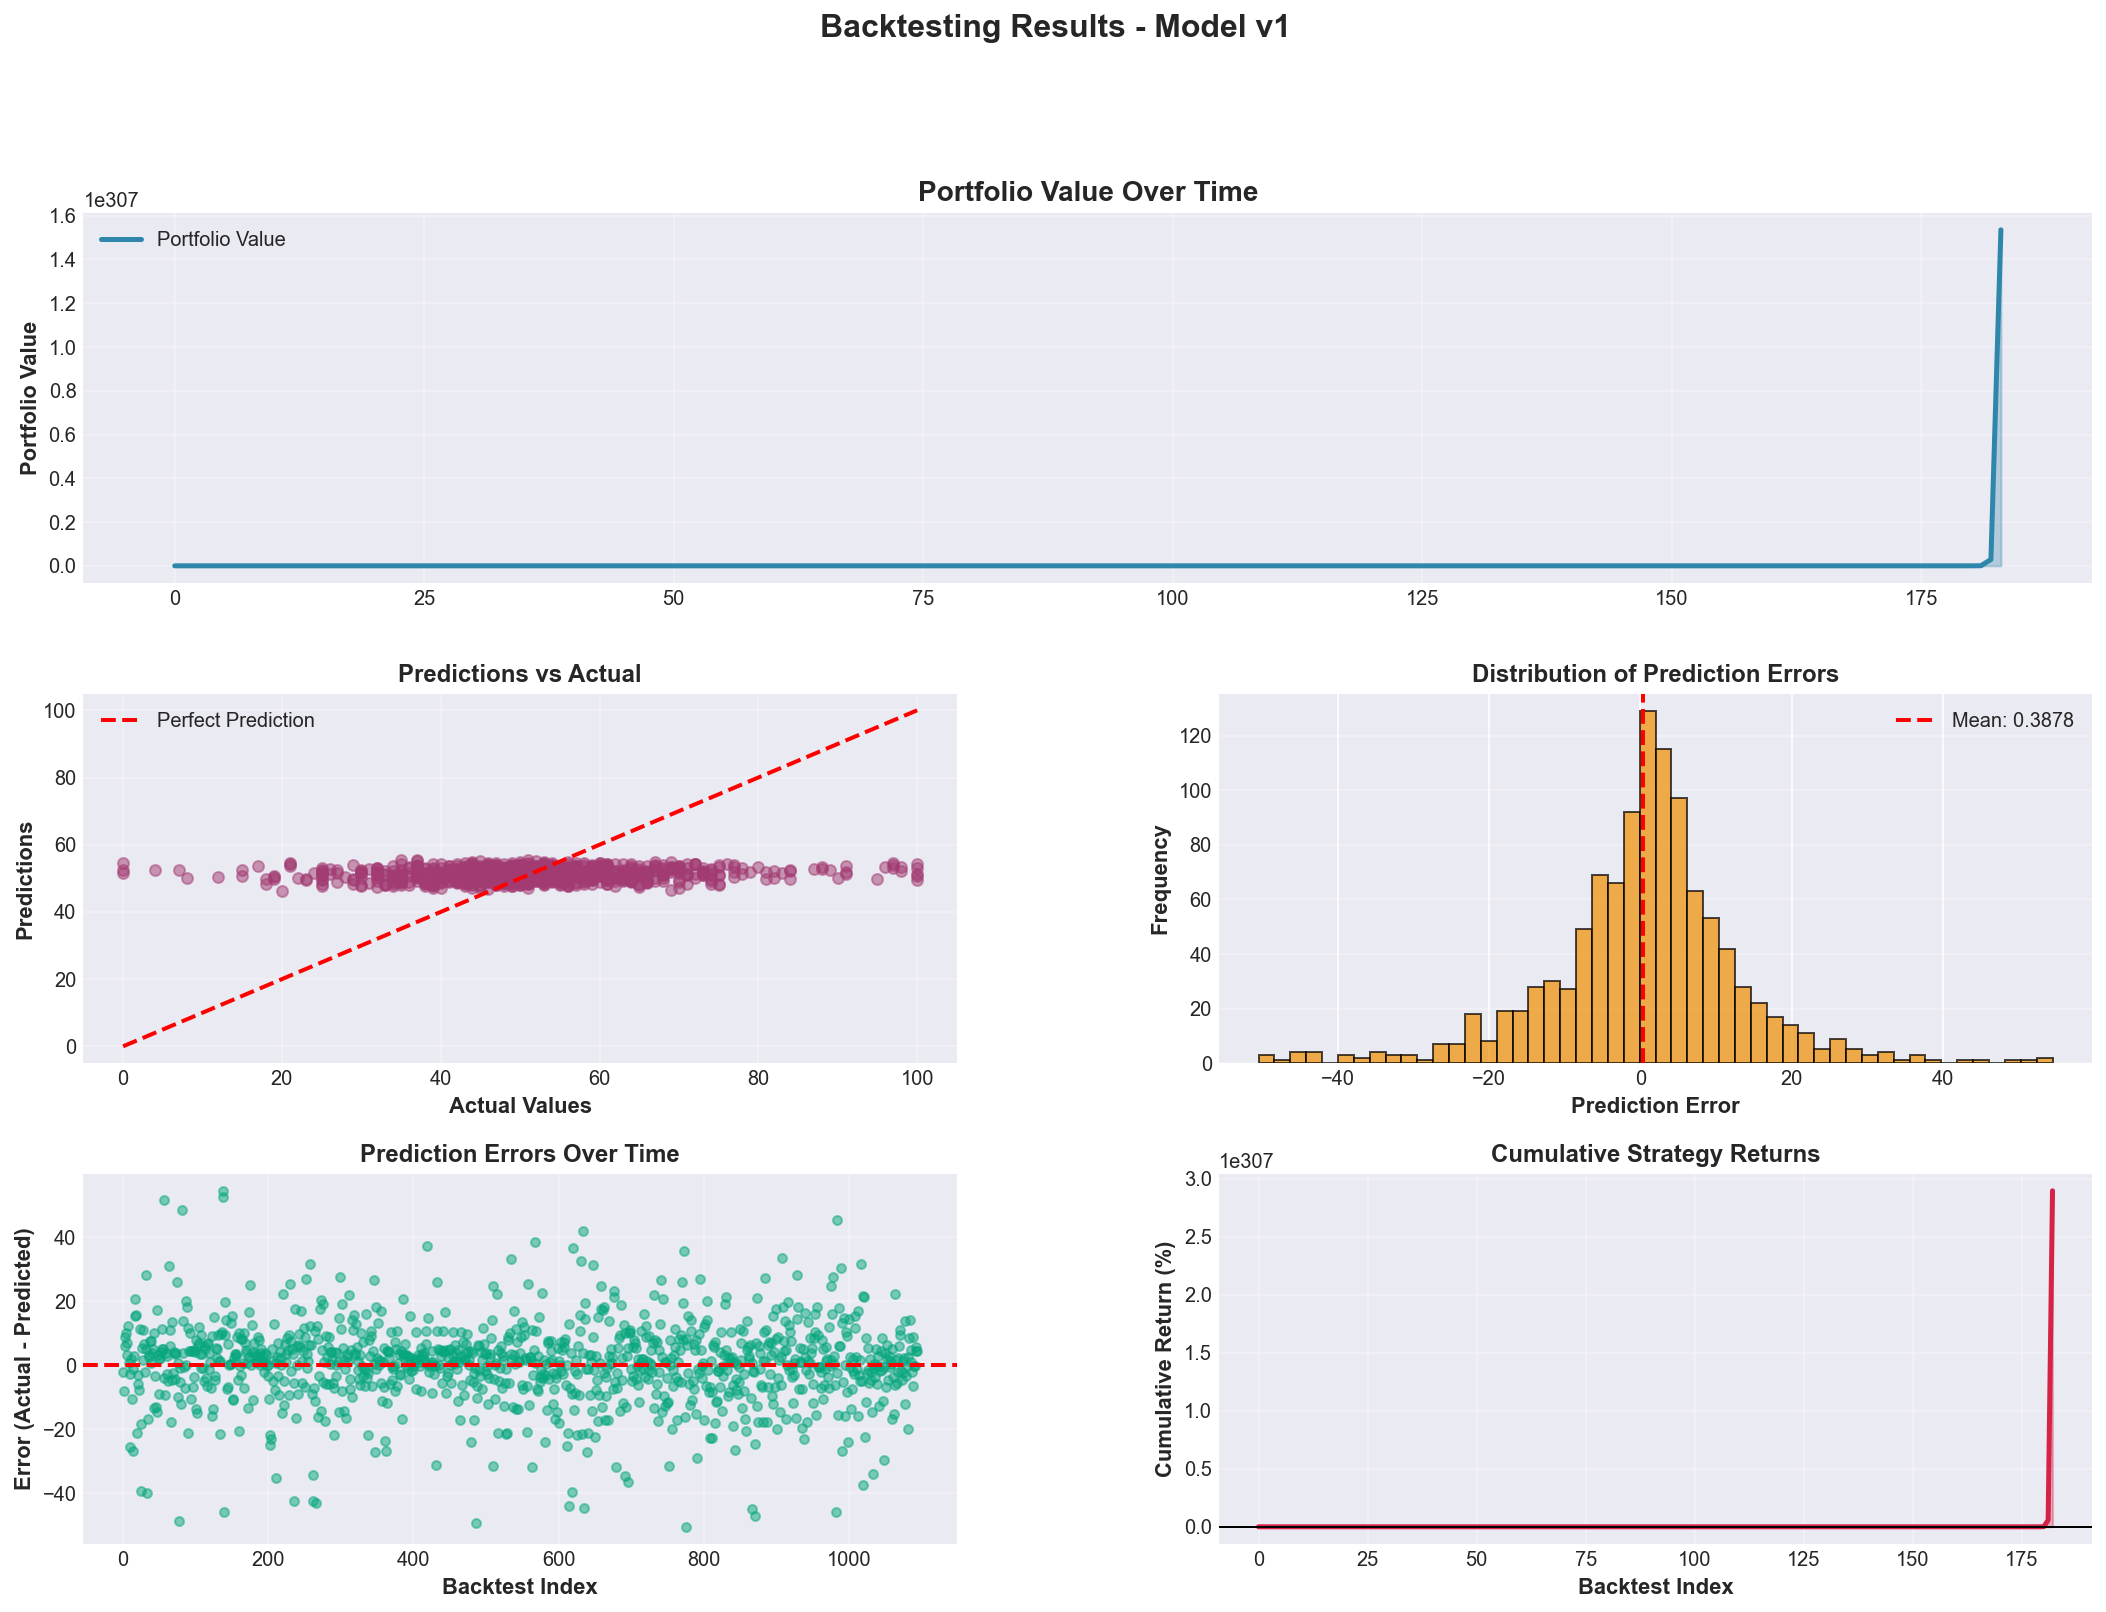

The Python source for this figure:
# -*- coding: utf-8 -*-
"""
Created on Sat Nov 29 14:17:38 2025

@author: Administrator
"""

import os
import sys
import pandas as pd
import numpy as np
import joblib
import matplotlib.pyplot as plt
from pathlib import Path


# Add Fourier extractor path
sys.path.insert(0, r"E:\IntelliJ IDEA 2020.2\IdeaProjects\Fourier-Analysis-Stock")


from fourier_extractor import FourierFeatureExtractor


# === Configuration ===
SOURCE_DATA_PATH = r"E:/IntelliJ IDEA 2020.2/IdeaProjects/Fourier-Analysis-Stock/data/source/cleaned_btc_2022-06_2025-06.csv"
MODEL_PATH = r"E:/IntelliJ IDEA 2020.2/IdeaProjects/Fourier-Analysis-Stock/data/model/final_model_v1.pkl"
MODEL_DATA_PATH = r"E:/IntelliJ IDEA 2020.2/IdeaProjects/Fourier-Analysis-Stock/data/model"
MODEL_VERSION = 'v1'


def load_and_prepare_data_with_features(source_data_path):
    print("\nLoading original data...")
    data = pd.read_csv(source_data_path)
    data.reset_index(drop=True, inplace=True)
    print(f"Data loaded: {data.shape[0]} rows × {data.shape[1]} columns")
    print(f"Original columns: {list(data.columns)}")
    
    # === Generate Fourier Features ===
    print("\n[1/2] Generating Fourier features...")
    try:
        extractor = FourierFeatureExtractor(window_size=128, min_period=2, max_period=64)
        fourier_features = extractor.extract_features(data['Close'], output_all=True)
        data = pd.concat([data, fourier_features], axis=1)
        print(f"Fourier features added:")
        print(f"   - fourier_period")
        print(f"   - fourier_period_strength")
        print(f"   - fourier_period_bins")
    except Exception as e:
        print(f"Error generating Fourier features: {e}")
        import traceback
        traceback.print_exc()
        return None
    
    print(f"\nFinal data shape: {data.shape}")
    print(f"All columns available:")
    for col in data.columns:
        print(f"   - {col}")
    
    return data

def load_model(model_path):
    """Load the trained RandomForest model."""
    try:
        model = joblib.load(model_path)
        print(f"Model loaded from: {model_path}")
        return model
    except Exception as e:
        print(f"Error loading model: {e}")
        return None

def load_best_features(model_data_path, version):
    """Load the best features list from training."""
    try:
        features_path = os.path.join(model_data_path, f"model_best_features_{version}.csv")
        best_features_df = pd.read_csv(features_path, index_col=0)
        best_cols = best_features_df['Name'].tolist()
        print(f"Loaded best features ({len(best_cols)} features):")
        for col in best_cols:
            print(f"   - {col}")
        return best_cols
    except Exception as e:
        print(f"Error loading best features: {e}")
        return None

def generate_backtest_from_model(model, data, best_cols):
    """Generate backtest results using the loaded model."""
    print("\nGenerating predictions...")
    
    # Check which columns are missing
    missing_cols = [col for col in best_cols if col not in data.columns]
    available_cols = [col for col in best_cols if col in data.columns]
    
    if missing_cols:
        print(f"Missing columns: {missing_cols}")
        print(f"Cannot proceed with missing features")
        return None
    
    print(f"All {len(best_cols)} required columns available")
    
    # Prepare input data
    X = data[available_cols].fillna(data[available_cols].mean())
    print(f"Prepared input data: {X.shape}")
    
    # Handle NaN values
    X = X.fillna(0)
    
    # Make predictions
    predictions = model.predict(X)
    print(f"Generated {len(predictions)} predictions")
    
    # Use score column as actual
    if 'score' in data.columns:
        actual_values = data['score'].values
        print(f"Using 'score' column as actual values")
    else:
        print("'score' column not found")
        actual_values = np.zeros(len(predictions))
    
    # Create backtest dataframe
    backtest_results = pd.DataFrame({
        'index': np.arange(len(data)),
        'Perdiction': predictions,
        'score': actual_values,
    })
    
    # Add price data
    if 'Close' in data.columns:
        backtest_results['Close'] = data['Close'].values
        print(f"Added price data")
    
    # Calculate performance metrics
    backtest_results['daily_return'] = backtest_results['score']
    backtest_results['portfolio_value'] = (1 + backtest_results['daily_return']).cumprod()
    backtest_results['error'] = backtest_results['Perdiction'] - backtest_results['score']
    backtest_results['abs_error'] = np.abs(backtest_results['error'])
    
    print(f"Generated backtest results")
    
    return backtest_results

def save_backtest_results(backtest_results, filepath):
    """Save backtest results."""
    os.makedirs(os.path.dirname(filepath), exist_ok=True)
    joblib.dump(backtest_results, filepath)
    print(f"Backtest results saved to: {filepath}")

def plot_backtest_comprehensive(backtest_results, save_dir=MODEL_DATA_PATH, version=MODEL_VERSION):
    """Generate comprehensive backtest visualizations."""
    os.makedirs(save_dir, exist_ok=True)
    
    fig = plt.figure(figsize=(18, 12))
    gs = fig.add_gridspec(3, 2, hspace=0.3, wspace=0.3)
    
    colors = {
        'portfolio': '#2E86AB',
        'scatter': '#A23B72',
        'histogram': '#F18F01',
        'error': '#06A77D',
        'return': '#D62246'
    }
    
    # === Plot 1: Portfolio Value ---
    ax1 = fig.add_subplot(gs[0, :])
    ax1.plot(backtest_results.index, backtest_results['portfolio_value'], 
            linewidth=2.5, color=colors['portfolio'], label='Portfolio Value')
    ax1.fill_between(backtest_results.index, backtest_results['portfolio_value'], 
                     alpha=0.3, color=colors['portfolio'])
    ax1.set_title('Portfolio Value Over Time', fontsize=14, fontweight='bold')
    ax1.set_ylabel('Portfolio Value', fontsize=11, fontweight='bold')
    ax1.legend(fontsize=10)
    ax1.grid(True, alpha=0.3)
    
    # === Plot 2: Predictions vs Actual ---
    ax2 = fig.add_subplot(gs[1, 0])
    ax2.scatter(backtest_results['score'], backtest_results['Perdiction'], 
               alpha=0.5, s=30, color=colors['scatter'])
    min_val = min(backtest_results['score'].min(), backtest_results['Perdiction'].min())
    max_val = max(backtest_results['score'].max(), backtest_results['Perdiction'].max())
    ax2.plot([min_val, max_val], [min_val, max_val], 'r--', linewidth=2, label='Perfect Prediction')
    ax2.set_xlabel('Actual Values', fontsize=11, fontweight='bold')
    ax2.set_ylabel('Predictions', fontsize=11, fontweight='bold')
    ax2.set_title('Predictions vs Actual', fontsize=12, fontweight='bold')
    ax2.legend(fontsize=10)
    ax2.grid(True, alpha=0.3)
    
    # === Plot 3: Residuals Distribution ---
    ax3 = fig.add_subplot(gs[1, 1])
    ax3.hist(backtest_results['error'], bins=50, color=colors['histogram'], alpha=0.7, edgecolor='black')
    ax3.axvline(x=backtest_results['error'].mean(), color='red', linestyle='--', 
               linewidth=2, label=f'Mean: {backtest_results["error"].mean():.4f}')
    ax3.set_xlabel('Prediction Error', fontsize=11, fontweight='bold')
    ax3.set_ylabel('Frequency', fontsize=11, fontweight='bold')
    ax3.set_title('Distribution of Prediction Errors', fontsize=12, fontweight='bold')
    ax3.legend(fontsize=10)
    ax3.grid(True, alpha=0.3, axis='y')
    
    # === Plot 4: Errors Over Time ---
    ax4 = fig.add_subplot(gs[2, 0])
    ax4.scatter(backtest_results.index, backtest_results['error'], 
               alpha=0.5, s=20, color=colors['error'])
    ax4.axhline(y=0, color='red', linestyle='--', linewidth=2)
    ax4.set_xlabel('Backtest Index', fontsize=11, fontweight='bold')
    ax4.set_ylabel('Error (Actual - Predicted)', fontsize=11, fontweight='bold')
    ax4.set_title('Prediction Errors Over Time', fontsize=12, fontweight='bold')
    ax4.grid(True, alpha=0.3)
    
    # === Plot 5: Cumulative Returns ---
    ax5 = fig.add_subplot(gs[2, 1])
    cumulative_returns = (backtest_results['portfolio_value'] - 1) * 100
    ax5.plot(backtest_results.index, cumulative_returns, linewidth=2.5, color=colors['return'])
    ax5.fill_between(backtest_results.index, cumulative_returns, alpha=0.3, color=colors['return'])
    ax5.axhline(y=0, color='black', linestyle='-', linewidth=1)
    ax5.set_xlabel('Backtest Index', fontsize=11, fontweight='bold')
    ax5.set_ylabel('Cumulative Return (%)', fontsize=11, fontweight='bold')
    ax5.set_title('Cumulative Strategy Returns', fontsize=12, fontweight='bold')
    ax5.grid(True, alpha=0.3)
    
    plt.suptitle(f'Backtesting Results - Model {version}', 
                fontsize=16, fontweight='bold', y=0.995)
    
    plot_path = os.path.join(save_dir, f'backtest_analysis_{version}.png')
    plt.savefig(plot_path, dpi=300, bbox_inches='tight')
    print(f"Plot saved to: {plot_path}")
    plt.show()

def print_backtest_metrics(backtest_results):
    """Print summary statistics."""
    print("\n" + "="*60)
    print("BACKTESTING METRICS")
    print("="*60)
    
    final_value = backtest_results['portfolio_value'].iloc[-1]
    total_return = (final_value - 1) * 100
    
    print(f"Initial Portfolio Value: $1.00")
    print(f"Final Portfolio Value: ${final_value:.4f}")
    print(f"Total Return: {total_return:.2f}%")
    print(f"\nPrediction Metrics:")
    print(f"  Mean Error: {backtest_results['error'].mean():.6f}")
    print(f"  Std Dev Error: {backtest_results['error'].std():.6f}")
    print(f"  Mean Absolute Error: {backtest_results['abs_error'].mean():.6f}")
    print(f"  Max Error: {backtest_results['error'].max():.6f}")
    print(f"  Min Error: {backtest_results['error'].min():.6f}")
    
    if 'Close' in backtest_results.columns:
        print(f"\nPrice Statistics:")
        print(f"  Mean Price: ${backtest_results['Close'].mean():.2f}")
        print(f"  Min Price: ${backtest_results['Close'].min():.2f}")
        print(f"  Max Price: ${backtest_results['Close'].max():.2f}")
    
    print("="*60 + "\n")

# === Main execution ===
if __name__ == "__main__":
    print("\n" + "="*70)
    print("REGENERATE ALL FEATURES & BACKTEST")
    print("="*70)
    
    try:
        # Step 1: Load and prepare data with all features
        print("\n[STEP 1/4] Loading Data & Generating Features...")
        data = load_and_prepare_data_with_features(SOURCE_DATA_PATH)
        
        if data is None:
            raise Exception("Failed to prepare data")
        
        # Step 2: Load model
        print("\n[STEP 2/4] Loading Model...")
        model = load_model(MODEL_PATH)
        
        if model is None:
            raise Exception("Failed to load model")
        
        # Step 3: Load best features
        print("\n[STEP 3/4] Loading Best Features Configuration...")
        best_cols = load_best_features(MODEL_DATA_PATH, MODEL_VERSION)
        
        if best_cols is None:
            raise Exception("Failed to load best features")
        
        # Step 4: Generate backtest
        print("\n[STEP 4a/5] Generating Backtest Results...")
        backtest_results = generate_backtest_from_model(model, data, best_cols)
        
        if backtest_results is None:
            raise Exception("Failed to generate backtest results")
        
        # Step 5a: Save results
        print("\n[STEP 4b/5] Saving Results...")
        backtest_path = os.path.join(MODEL_DATA_PATH, f"backtest_result_{MODEL_VERSION}.pkl")
        save_backtest_results(backtest_results, backtest_path)
        
        # Step 5b: Plot
        print("\n[STEP 5/5] Creating Visualizations...")
        plot_backtest_comprehensive(backtest_results, save_dir=MODEL_DATA_PATH, version=MODEL_VERSION)
        
        # Print metrics
        print_backtest_metrics(backtest_results)
        
        print("ALL COMPLETE!")
        
    except Exception as e:
        print(f"\nError: {e}")
        import traceback
        traceback.print_exc()
